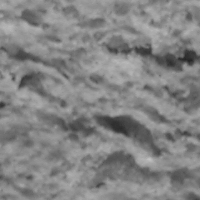
#> input picture ip10/kth_tips_grey_200x200/KTH_TIPS/brown_bread/48-scale_1_im_1_grey.png, 200 x 200 px
$ jupyter execute --allow-errors ip10.3.ipynb   (older library calls are emulated)
#> lines starting #> are read from the running program, lines starting #| are printed output that depends on the picture; after the words box and inside, x2 and y2 are one past the last pixel; in counts of white or black regions, pixels touching at a corner belong together
Задача лабораторной работы 10

[cell 1]
# 1. Текстурные характеристики:
# 1.1. Реализуйте подсчет гистограммы
# 1.2. Реализуйте рассчет текстурных характеристик Laws
# 1.3. Реализуйте расчет текстурных характеристик на основе матрицы взаимной встречаемости GLCM

# 2. Для каждого случая: выполните тренировку классификатора (knn, svm, trees)

# 3. Решите задачу сегментации данных на основе классификации изображений каждым методом.

# 4.1. Выполните ручную разметку изображений на регионы.
# 4.2. Сравните результат полученной классификации и размеченной.

Импорт библиотек и написание функции гистограммы (рандомное изображение из датасета)

[cell 2]
import cv2 as cv
import numpy as np
import os
import matplotlib.pyplot as plt
import random
from scipy.stats import entropy, skew, kurtosis

def compute_histogram(image, bins):
    hist = cv.calcHist([image], [0], None, [bins], [0, 256])
    hist = hist.flatten()

    bin_width = 256 / bins
    bin_centers = np.array([i * bin_width + bin_width / 2 for i in range(bins)])
    hist_normalized = hist / np.sum(hist)

    weighted_data = np.repeat(bin_centers, hist.astype(int))

    features = {
        'mean': np.average(bin_centers, weights=hist),
        'variance': np.var(weighted_data) if len(weighted_data) > 0 else 0,
        'std_dev': np.std(weighted_data) if len(weighted_data) > 0 else 0,
        'skewness': skew(weighted_data) if len(weighted_data) > 0 else 0,
        'kurtosis': kurtosis(weighted_data) if len(weighted_data) > 0 else 0,
        'energy': np.sum(hist_normalized**2),
        'entropy': entropy(hist_normalized),
        'median': np.median(image),
        'percentile_25': np.percentile(image, 25),
        'percentile_75': np.percentile(image, 75),
        'min': np.min(image),
        'max': np.max(image),
        'contrast': np.max(image) - np.min(image)
    }

    return features, hist_normalized

image_folder = "./kth_tips_grey_200x200/KTH_TIPS"

# в данном случая я беру и выбираю рандомную категорию для структуры и потом выбираю рандомную картинку для
# подстчёта гистограммы и некторых характеристик а так же было принято решение исходя из выпавшей категории
# я выбираю изображение для тестирования в последующей части работы

texture_names = os.listdir(image_folder)
texture_name = random.choice(texture_names)
texture_path = os.path.join(image_folder, texture_name)

image_files = [f for f in os.listdir(texture_path)]

image_file = random.choice(image_files)
image_path = os.path.join(texture_path, image_file)
image = cv.imread(image_path, cv.IMREAD_GRAYSCALE)
#> image is the input picture: shape (200, 200); min 37, max 196, mean 131.4

bins_count = 256
features, hist = compute_histogram(image, bins=bins_count)
#> in compute_histogram, `hist = cv.calcHist([image], [0], None, [bins], [0, 256])`: hist = 256 values, max 878 at index 145, min 0 at index 0, mean 156.2
#> in compute_histogram, `hist_normalized = hist / np.sum(hist)`: hist_normalized = 256 values, max 0.022 at index 145, min 0 at index 0, mean 0.00391
#> features = 13 items; hist has the same summary as hist_normalized in compute_histogram

fig, (ax_img, ax_hist, ax_stats) = plt.subplots(1, 3, figsize=(15, 4))

ax_img.imshow(image, cmap='gray')
ax_img.set_title(f'{texture_name} ({image_file})')
ax_img.axis('off')

ax_hist.bar(range(bins_count), hist, alpha=0.7)
ax_hist.set_title('Histogram')
ax_hist.set_xlabel('Bins')
ax_hist.set_ylabel('Frequency')

stats_text = '\n'.join([f'{k}: {v:.2f}' for k, v in features.items()])
ax_stats.text(0.05, 0.95, stats_text, transform=ax_stats.transAxes, verticalalignment='top')
ax_stats.set_title('Features')
ax_stats.axis('off')

plt.tight_layout()
plt.show()
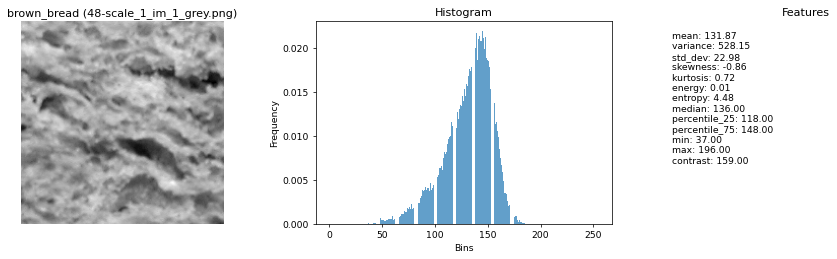
#> figure drawn by matplotlib, 2 panels; panel 2: tallest bar 0.022 high, from x = 144.6 to 145.4

Характеристики Laws

[cell 3]
# [23 lines left out: function laws_texture, not called in this run]

fig, (ax_img, ax_stats) = plt.subplots(1, 2, figsize=(12, 4))

ax_img.imshow(image, cmap='gray')
ax_img.set_title(texture_name)
ax_img.axis('off')

#> (the rest of this cell did not finish here and is left out)

Характеристики Glcm

[cell 4]
from skimage.feature import graycomatrix, graycoprops

def compute_glcm_features(image):
    distances = [1]
    angles = [0, np.pi / 4, np.pi / 2, 3 * np.pi / 4]

    image_quantized = (image // 8).astype(np.uint8)
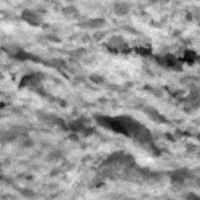
#> image_quantized: shape (200, 200); min 4, max 24, mean 16; drawn with min black and max white
    glcm = graycomatrix(
        image_quantized,
        distances=distances,
        angles=angles,
        levels=32,
        symmetric=True,
        normed=True
    )

    properties = ['contrast', 'dissimilarity', 'homogeneity', 'energy', 'correlation']
    features = {}

    for prop in properties:
        feature_val = np.mean(graycoprops(glcm, prop))
        features[prop] = feature_val
#> this loop made 5 passes
#> feature_val on passes 1 to 5: 0.946, 0.649, 0.704, 0.19, 0.943
#> after the loop, features = {'contrast': 0.946, 'dissimilarity': 0.649, 'homogeneity': 0.704, 'energy': 0.19, 'correlation': 0.943}

    return features

features = compute_glcm_features(image)

fig, (ax_img, ax_stats) = plt.subplots(1, 2, figsize=(12, 4))

ax_img.imshow(image, cmap='gray')
ax_img.set_title(texture_name)
ax_img.axis('off')

stats_text = '\n'.join([f'{k}: {v:.2f}' for k, v in features.items()])

ax_stats.text(0.1, 0.9, stats_text, transform=ax_stats.transAxes, verticalalignment='top')
ax_stats.set_title('GLCM Features')
ax_stats.axis('off')

plt.tight_layout()
plt.show()

Подготовка наших данных и обучение моделей

[cell 5]
from sklearn.neighbors import KNeighborsClassifier
from sklearn.svm import SVC
from sklearn.tree import DecisionTreeClassifier
from sklearn.model_selection import train_test_split
from sklearn.preprocessing import LabelEncoder, StandardScaler
from sklearn.metrics import classification_report, accuracy_score
import warnings

def prepare_dataset(image_folder, feature_type, num_images=50):
#> called with image_folder = './kth_tips_grey_200x200/KTH_TIPS', feature_type = 'Histogram', num_images = 50
    features, labels = [], []

    for texture_name in os.listdir(image_folder):
        texture_path = os.path.join(image_folder, texture_name)
        if not os.path.isdir(texture_path):
            continue

        for image_file in os.listdir(texture_path)[:num_images]:
            image_path = os.path.join(texture_path, image_file)
            image = cv.imread(image_path, cv.IMREAD_GRAYSCALE)
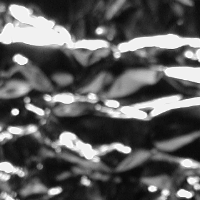
#> input picture ip10/kth_tips_grey_200x200/KTH_TIPS/aluminium_foil/15-scale_1_im_3_grey.png, 200 x 200 px
#> image is the input picture: shape (200, 200); min 7, max 255, mean 93.6

            if image is not None:
                image = cv.resize(image, (128, 128))
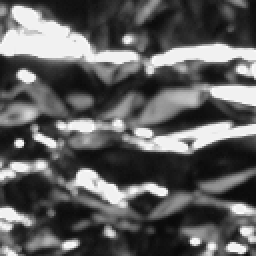
#> image: shape (128, 128) (shown 2 times larger); min 8, max 254, mean 93.5

                if feature_type == 'Histogram':
                    features_dict, _ = compute_histogram(image, 256)
#> features_dict = 13 items
                elif feature_type == 'Laws':
                    features_dict = laws_texture(image)
                else:  # GLCM
                    features_dict = compute_glcm_features(image)

                features.append(list(features_dict.values()))
                labels.append(texture_name)

    return np.array(features), labels

def train_models(X, y):
    y_encoded = LabelEncoder().fit_transform(y)
    X_train, X_test, y_train, y_test = train_test_split(X, y_encoded, test_size=0.25, random_state=42, stratify=y_encoded)

    scaler = StandardScaler()
    X_train_scaled = scaler.fit_transform(X_train)
    X_test_scaled = scaler.transform(X_test)

    classifiers = {
        'KNN': KNeighborsClassifier(n_neighbors=3, n_jobs=-1),
        'SVM': SVC(kernel='rbf', random_state=42),
        'DecisionTree': DecisionTreeClassifier(random_state=42, max_depth=10)
    }

    models = {name: clf.fit(X_train_scaled, y_train) for name, clf in classifiers.items()}

    return models, X_test_scaled, y_test, scaler

trained_models_dict = {}

feature_types = ['Histogram', 'Laws', 'GLCM']
#> (the rest of this cell did not finish here and is left out)

 Функции для сегментации

[cell 6]
def texture_segmentation(image, trained_models_dict, feature_type, model_name, window_size=32, step=None, n_classes=4):
#> called with feature_type = 'Laws', model_name = 'SVM', window_size = 4, n_classes = 4
    original_image = cv.imread(image, cv.IMREAD_GRAYSCALE)
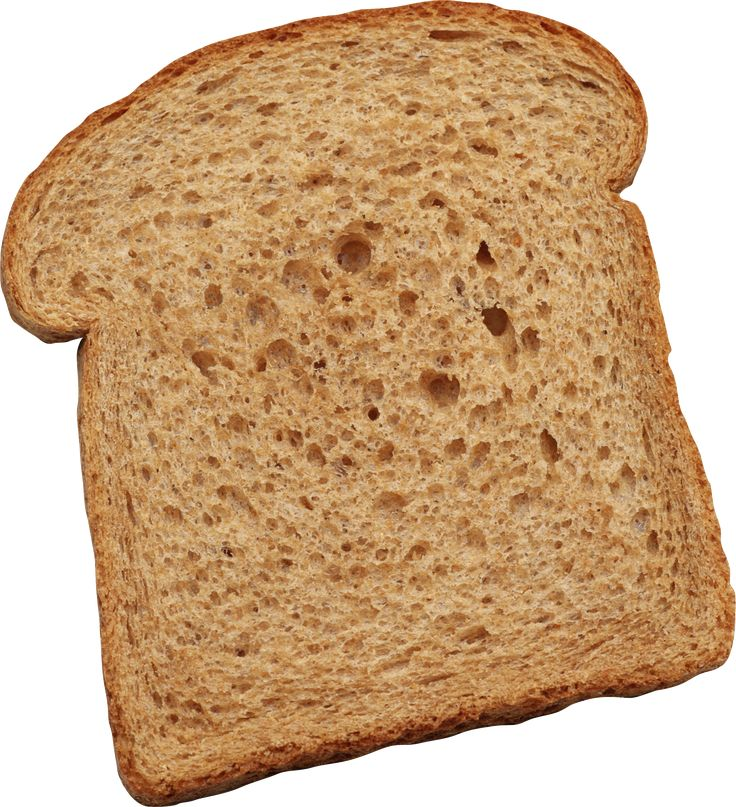
#> input picture ip10/e7acd183d5c331bb856a6e89dd8069b2.jpg, 736 x 807 px, found by its file name
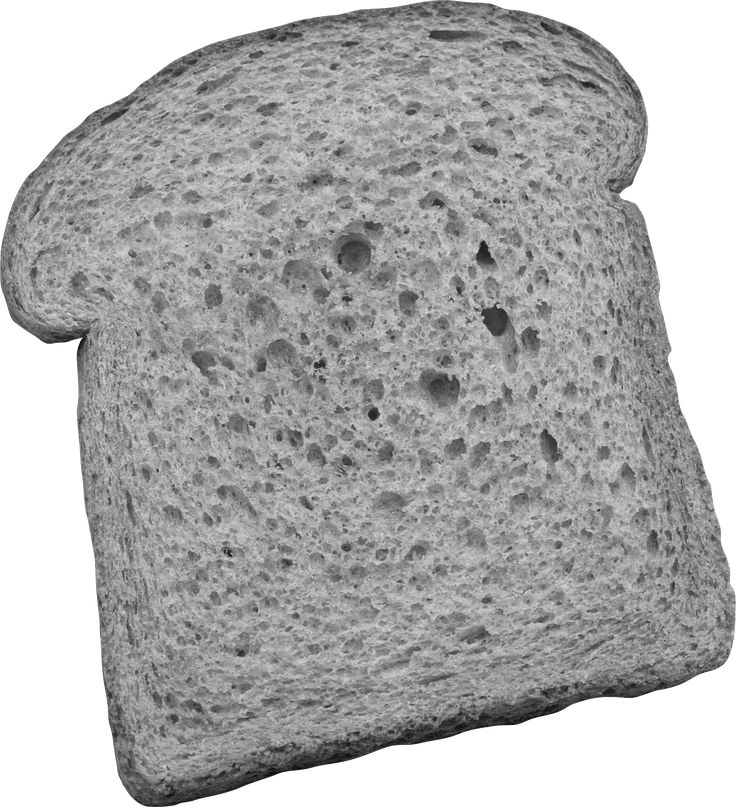
#> original_image: shape (807, 736); min 5, max 255, mean 176.1
#> further down, image is the input picture: shape (807, 736, 3); mean B, G, R 132.8, 169.6, 205

    if step is None:
        step = window_size

    models = trained_models_dict[feature_type]['models']
    scaler = trained_models_dict[feature_type]['scaler']
    model = models[model_name]

    h, w = original_image.shape
    temp_seg_map = np.zeros((h, w), dtype=np.uint8)
    all_predictions = []

    feature_extractors = {
        'Histogram': lambda img: list(compute_histogram(img, 32)[0].values()),
        'Laws': lambda img: list(laws_texture(img).values()),
        'GLCM': lambda img: list(compute_glcm_features(img).values())
    }

    for y in range(0, h - window_size + 1, step):
        for x in range(0, w - window_size + 1, step):
            window = original_image[y:y+window_size, x:x+window_size]

            features = feature_extractors[feature_type](window)
            features_scaled = scaler.transform([features])
            prediction = model.predict(features_scaled)[0]

            temp_seg_map[y:y+window_size, x:x+window_size] = prediction
            all_predictions.append(prediction)

    unique, counts = np.unique(all_predictions, return_counts=True)
    top_classes = unique[np.argsort(counts)[-n_classes:]]

    segmentation_map = np.zeros_like(temp_seg_map)

    for new_class, old_class in enumerate(top_classes):
        segmentation_map[temp_seg_map == old_class] = new_class

    mask_not_top = ~np.isin(temp_seg_map, top_classes)
    if np.any(mask_not_top):
        segmentation_map[mask_not_top] = 1

    return segmentation_map, original_image

def show_segment(image, trained_models_dict, **kwargs):
    seg_map, original = texture_segmentation(image, trained_models_dict, **kwargs)

    fig, (ax1, ax2, ax3) = plt.subplots(1, 3, figsize=(12, 4))

    ax1.imshow(original, cmap='gray')
    ax1.set_title('Original')
    ax1.axis('off')

    ax2.imshow(seg_map, cmap='tab10')
    ax2.set_title('Segmentation')
    ax2.axis('off')

    ax3.imshow(seg_map, cmap='tab10', alpha=0.8)
    ax3.imshow(original, cmap='gray', alpha=0.3)
    ax3.set_title('Overlay')
    ax3.axis('off')

    plt.tight_layout()
    plt.show()

Тестирование сегментации (на своём изображении)

[cell 7]
image_path = "C:\\Users\\wwwti\\OneDrive\\Рабочий стол\\Image processing\\ip\\ip10\\e7acd183d5c331bb856a6e89dd8069b2.jpg"

print("Laws - SVM segmentation:")
#> (the rest of this cell did not finish here and is left out)

[cell 8]
def manual_segment(image):
    image_gray = cv.cvtColor(image, cv.COLOR_RGB2GRAY)
    _, mask = cv.threshold(image_gray, 0, 255, cv.THRESH_BINARY_INV + cv.THRESH_OTSU)
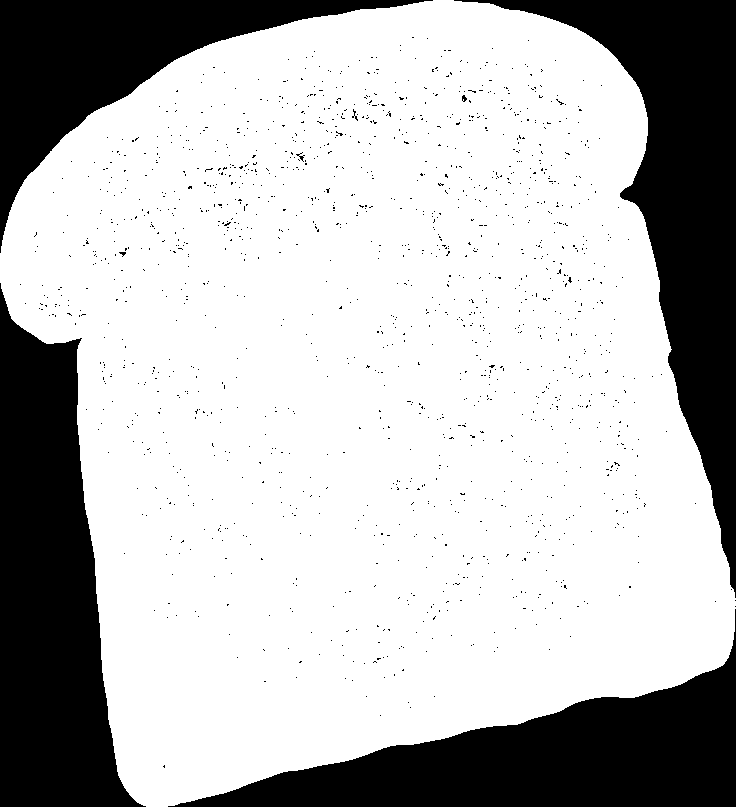
#> mask: shape (807, 736); 72.9% white; 1464 black regions (1457 under 20 px)

    contours, _ = cv.findContours(mask, cv.RETR_EXTERNAL, cv.CHAIN_APPROX_SIMPLE)
#> contours = 1 contour; box (x1, y1, x2, y2) and area: (0, 0, 736, 807) 434692
    final_mask = np.zeros_like(mask)

    if contours:
        largest_contour = max(contours, key=cv.contourArea)
#> largest_contour = contour of 1097 points, box (x1, y1, x2, y2) (0, 0, 736, 807), area 434692
        cv.drawContours(final_mask, [largest_contour], 0, 1, -1)
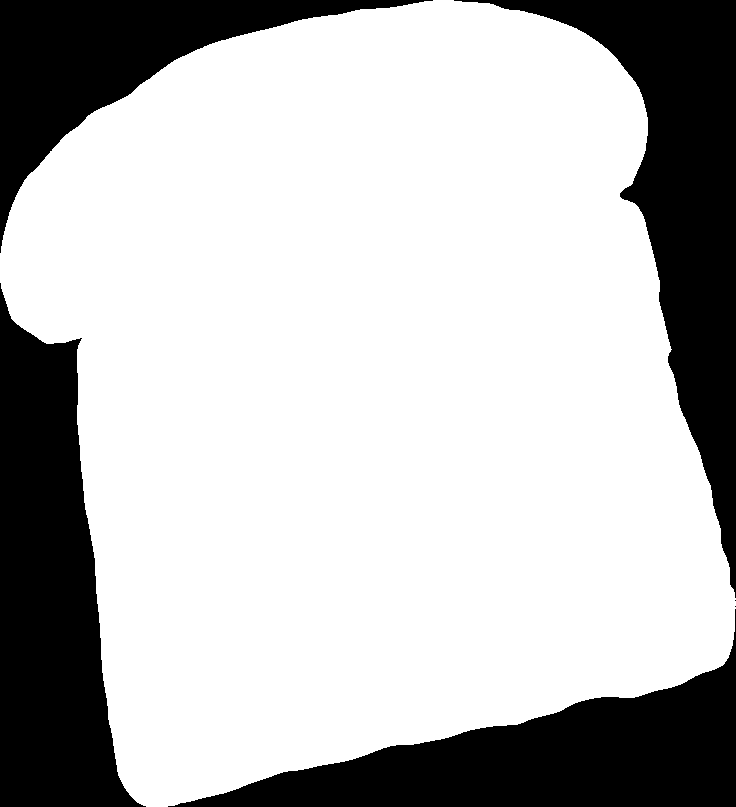
#> final_mask: shape (807, 736); values 0 (black) and 1 (white), 73.4% white; 6 black regions (2 under 20 px), largest, box (x1, y1, x2, y2) and area: (0, 283, 146, 807) 45140, (454, 0, 736, 598) 44095, (168, 609, 736, 807) 40512, (0, 0, 433, 253) 28272

    return final_mask

def remap_classes(mask, n_classes):
#> called with n_classes = 4
    unique, counts = np.unique(mask, return_counts=True)
#> unique = [0, 1]; counts = [158021, 435931]
    top_classes = unique[np.argsort(-counts)[:n_classes]]
#> top_classes = [1, 0]

    result = np.zeros_like(mask)
    for new_id, old_id in enumerate(top_classes):
        result[mask == old_id] = new_id
#> this loop made 2 passes

    return result

image_path = "C:\\Users\\wwwti\\OneDrive\\Рабочий стол\\Image processing\\ip\\ip10\\e7acd183d5c331bb856a6e89dd8069b2.jpg"
image = cv.imread(image_path)
image_rgb = cv.cvtColor(image, cv.COLOR_BGR2RGB)

manual_mask = manual_segment(image_rgb)
manual_mask = remap_classes(manual_mask, 4)

fig, (ax_orig, ax_segment) = plt.subplots(1, 2, figsize=(10, 5))

ax_orig.imshow(image_rgb)
ax_orig.set_title('Original')
ax_orig.axis('off')

ax_segment.imshow(manual_mask, cmap='tab10')
ax_segment.set_title('Manual Segmentation')
ax_segment.axis('off')

plt.show()

 Финальное сравнение результатов

[cell 9]
from sklearn.metrics import accuracy_score, jaccard_score

# [58 lines left out: functions find_best_mapping, compare_segmentation, not called in this run]

# здесь происходит сравнение для GLCM с DecisionTree
feature_type = 'GLCM'
model_name = 'DecisionTree'
print(f"{feature_type} - {model_name}\n")

#> (the rest of this cell did not finish here and is left out)
